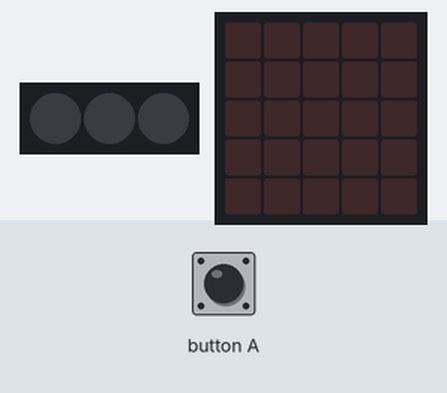
Recording of a program running on a simulated BBC micro:bit (MakeCode). Shown: 3 RGB LEDs in strip order, left to right, the board's 5×5 LED display. The test bench sets the inputs (shaded band). Dim RGB values are drawn brighter than linear.

Above: at 1.2 s.
1.3 s: button A pressed for 0.15 s
At 2.2 s:
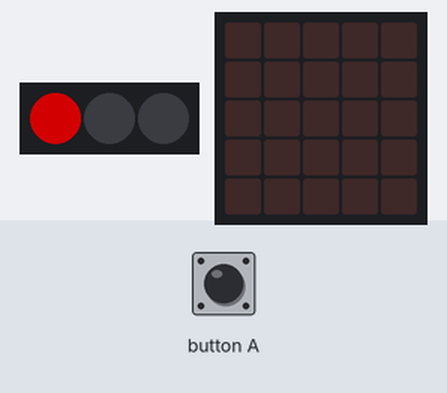
At 3.2 s:
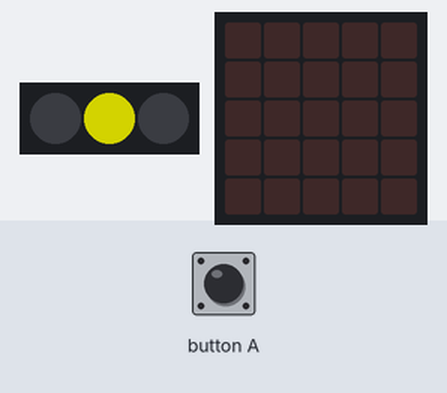
4.4 s: button A pressed for 0.15 s
At 7.8 s:
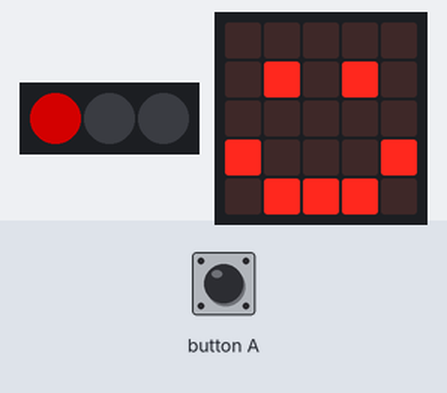
Timing chart, 0 to 14.2 s (numbered marks = the images above; inputs shaded):
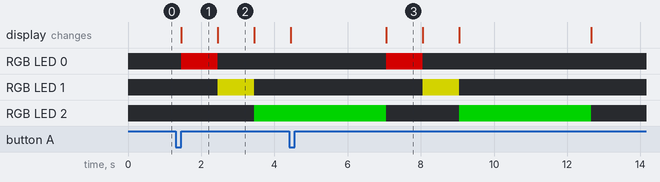

The program:

main.ts
```typescript
// (licence header left out)
let neoPixelStrip: neopixel.Strip = null

neoPixelStrip = neopixel.create(DigitalPin.P16, 3, NeoPixelMode.RGB)

// cut all colors
neoPixelStrip.setPixelColor(0, neopixel.colors(NeoPixelColors.Black))
neoPixelStrip.setPixelColor(1, neopixel.colors(NeoPixelColors.Black))
neoPixelStrip.setPixelColor(2, neopixel.colors(NeoPixelColors.Black))
neoPixelStrip.show()

// traffic light sequence
input.onButtonPressed(Button.A, function () {
  neoPixelStrip.setPixelColor(0, neopixel.colors(NeoPixelColors.Red))
  neoPixelStrip.show()
  pause(1000)
  neoPixelStrip.setPixelColor(0, neopixel.colors(NeoPixelColors.Black))
  neoPixelStrip.setPixelColor(1, neopixel.colors(NeoPixelColors.Yellow))
  neoPixelStrip.show()
  pause(1000)
  neoPixelStrip.setPixelColor(0, neopixel.colors(NeoPixelColors.Black))
  neoPixelStrip.setPixelColor(1, neopixel.colors(NeoPixelColors.Black))
  neoPixelStrip.setPixelColor(2, neopixel.colors(NeoPixelColors.Green))
  neoPixelStrip.show()
  pause(1000)
  basic.showIcon(IconNames.Happy)
  pause(2000)
  neoPixelStrip.setPixelColor(0, neopixel.colors(NeoPixelColors.Black))
  neoPixelStrip.setPixelColor(1, neopixel.colors(NeoPixelColors.Black))
  neoPixelStrip.setPixelColor(2, neopixel.colors(NeoPixelColors.Black))
  neoPixelStrip.show()
})
```

Measured:
- after the input at 1.3 s, RGB LED 0: off → RGB(127, 0, 0) after 0.15 s, → off 1.0 s later; RGB LED 1: off → RGB(127, 127, 0) after 1.2 s, → off 1.0 s later; RGB LED 2: off → RGB(0, 127, 0) after 2.2 s
- what the display in image 1 shows lasts 1.0 s, from 1.5 s to 2.5 s
